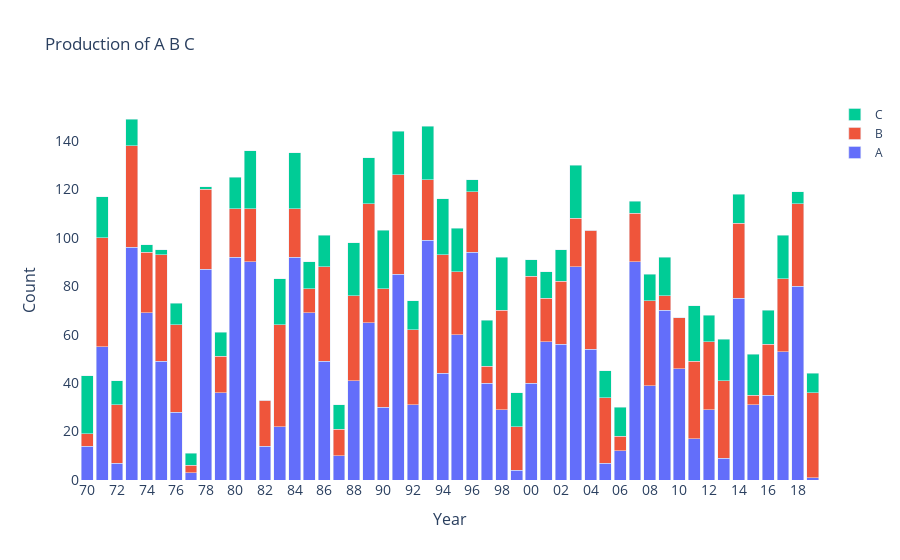

Here is the notebook cell this chart was saved with:
### Code cell
fig = go.Figure(data=[
    go.Bar(name='A', x=years, y=A),
    go.Bar(name='B', x=years, y=B),
    go.Bar(name='C', x=years, y=C)
])
# Change the bar mode
fig.update_layout(barmode='stack', 
                  title_text='Production of A B C',
                  plot_bgcolor='rgba(0,0,0,0)',
                  yaxis=dict(title='Count',
                             titlefont_size=16,
                             tickfont_size=14), 
                  xaxis=dict(title='Year', 
                            titlefont_size=16, 
                            tickfont_size=14))
fig.show()

### Figure 1 — Plotly figure (JSON) as saved in the notebook; plotly's stock layout.template omitted (floating-point values rounded to 4 significant figures)
{"data": [{"name": "A", "type": "bar", "x": ["70", "71", "72", "73", "74", "75", "76", "77", "78", "79", "80", "81", "82", "83", "84", "85", "86", "87", "88", "89", "90", "91", "92", "93", "94", "95", "96", "97", "98", "99", "00", "01", "02", "03", "04", "05", "06", "07", "08", "09", "10", "11", "12", "13", "14", "15", "16", "17", "18", "19"], "y": [14, 55, 7, 96, 69, 49, 28, 3, 87, 36, 92, 90, 14, 22, 92, 69, 49, 10, 41, 65, 30, 85, 31, 99, 44, 60, 94, 40, 29, 4, 40, 57, 56, 88, 54, 7, 12, 90, 39, 70, 46, 17, 29, 9, 75, 31, 35, 53, 80, 1]}, {"name": "B", "type": "bar", "x": ["70", "71", "72", "73", "74", "75", "76", "77", "78", "79", "80", "81", "82", "83", "84", "85", "86", "87", "88", "89", "90", "91", "92", "93", "94", "95", "96", "97", "98", "99", "00", "01", "02", "03", "04", "05", "06", "07", "08", "09", "10", "11", "12", "13", "14", "15", "16", "17", "18", "19"], "y": [5, 45, 24, 42, 25, 44, 36, 3, 33, 15, 20, 22, 19, 42, 20, 10, 39, 11, 35, 49, 49, 41, 31, 25, 49, 26, 25, 7, 41, 18, 44, 18, 26, 20, 49, 27, 6, 20, 35, 6, 21, 32, 28, 32, 31, 4, 21, 30, 34, 35]}, {"name": "C", "type": "bar", "x": ["70", "71", "72", "73", "74", "75", "76", "77", "78", "79", "80", "81", "82", "83", "84", "85", "86", "87", "88", "89", "90", "91", "92", "93", "94", "95", "96", "97", "98", "99", "00", "01", "02", "03", "04", "05", "06", "07", "08", "09", "10", "11", "12", "13", "14", "15", "16", "17", "18", "19"], "y": [24, 17, 10, 11, 3, 2, 9, 5, 1, 10, 13, 24, 0, 19, 23, 11, 13, 10, 22, 19, 24, 18, 12, 22, 23, 18, 5, 19, 22, 14, 7, 11, 13, 22, 0, 11, 12, 5, 11, 16, 0, 23, 11, 17, 12, 17, 14, 18, 5, 8]}], "layout": {"barmode": "stack", "plot_bgcolor": "rgba(0,0,0,0)", "title": {"text": "Production of A B C"}, "xaxis": {"tickfont": {"size": 14}, "title": {"font": {"size": 16}, "text": "Year"}}, "yaxis": {"tickfont": {"size": 14}, "title": {"font": {"size": 16}, "text": "Count"}}}}
